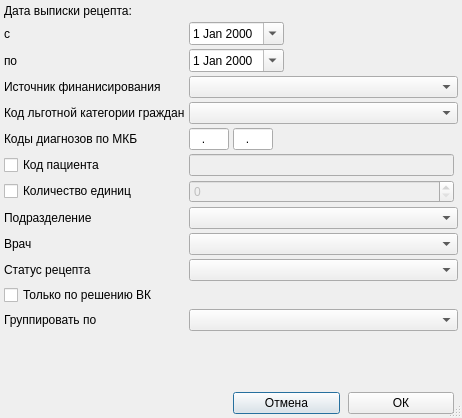
<?xml version="1.0" encoding="UTF-8"?>
<ui version="4.0">
 <class>ReportExemptionRecipesSetup</class>
 <widget class="QDialog" name="ReportExemptionRecipesSetup">
  <property name="windowModality">
   <enum>Qt::ApplicationModal</enum>
  </property>
  <property name="geometry">
   <rect>
    <x>0</x>
    <y>0</y>
    <width>462</width>
    <height>418</height>
   </rect>
  </property>
  <property name="sizePolicy">
   <sizepolicy hsizetype="Preferred" vsizetype="Maximum">
    <horstretch>0</horstretch>
    <verstretch>0</verstretch>
   </sizepolicy>
  </property>
  <property name="windowTitle">
   <string>параметры отчёта</string>
  </property>
  <property name="sizeGripEnabled">
   <bool>true</bool>
  </property>
  <property name="modal">
   <bool>true</bool>
  </property>
  <layout class="QGridLayout" name="gridLayout">
   <property name="margin">
    <number>4</number>
   </property>
   <property name="spacing">
    <number>4</number>
   </property>
   <item row="13" column="0">
    <widget class="QLabel" name="lblRecipeStatus">
     <property name="text">
      <string>Статус рецепта</string>
     </property>
    </widget>
   </item>
   <item row="7" column="2">
    <widget class="CICDCodeEdit" name="edtMKBTo">
     <property name="enabled">
      <bool>true</bool>
     </property>
     <property name="sizePolicy">
      <sizepolicy hsizetype="Fixed" vsizetype="Fixed">
       <horstretch>0</horstretch>
       <verstretch>0</verstretch>
      </sizepolicy>
     </property>
     <property name="maximumSize">
      <size>
       <width>40</width>
       <height>16777215</height>
      </size>
     </property>
     <property name="inputMask">
      <string>a00.00; </string>
     </property>
     <property name="text">
      <string>.</string>
     </property>
     <property name="maxLength">
      <number>6</number>
     </property>
    </widget>
   </item>
   <item row="14" column="2">
    <spacer name="horizontalSpacer_2">
     <property name="orientation">
      <enum>Qt::Horizontal</enum>
     </property>
     <property name="sizeHint" stdset="0">
      <size>
       <width>40</width>
       <height>20</height>
      </size>
     </property>
    </spacer>
   </item>
   <item row="14" column="0">
    <widget class="QCheckBox" name="chkOnlyVK">
     <property name="text">
      <string>Только по решению ВК</string>
     </property>
    </widget>
   </item>
   <item row="17" column="2">
    <widget class="QPushButton" name="btnCancel">
     <property name="text">
      <string>Отмена</string>
     </property>
    </widget>
   </item>
   <item row="7" column="1">
    <widget class="CICDCodeEdit" name="edtMKBFrom">
     <property name="enabled">
      <bool>true</bool>
     </property>
     <property name="sizePolicy">
      <sizepolicy hsizetype="Fixed" vsizetype="Fixed">
       <horstretch>0</horstretch>
       <verstretch>0</verstretch>
      </sizepolicy>
     </property>
     <property name="maximumSize">
      <size>
       <width>40</width>
       <height>16777215</height>
      </size>
     </property>
     <property name="inputMask">
      <string>a00.00; </string>
     </property>
     <property name="text">
      <string>.</string>
     </property>
     <property name="maxLength">
      <number>6</number>
     </property>
    </widget>
   </item>
   <item row="12" column="1" colspan="5">
    <widget class="CPersonComboBoxEx" name="cmbPerson"/>
   </item>
   <item row="3" column="1" colspan="2">
    <widget class="CDateEdit" name="edtEndDate">
     <property name="sizePolicy">
      <sizepolicy hsizetype="Maximum" vsizetype="Fixed">
       <horstretch>0</horstretch>
       <verstretch>0</verstretch>
      </sizepolicy>
     </property>
     <property name="calendarPopup">
      <bool>true</bool>
     </property>
    </widget>
   </item>
   <item row="15" column="1" colspan="5">
    <widget class="CGroupByExemptionRecipesComboBox" name="cmbSortBy"/>
   </item>
   <item row="17" column="4">
    <widget class="QPushButton" name="btnOk">
     <property name="text">
      <string>ОК</string>
     </property>
    </widget>
   </item>
   <item row="14" column="4">
    <spacer name="horizontalSpacer">
     <property name="orientation">
      <enum>Qt::Horizontal</enum>
     </property>
     <property name="sizeHint" stdset="0">
      <size>
       <width>40</width>
       <height>20</height>
      </size>
     </property>
    </spacer>
   </item>
   <item row="13" column="1" colspan="5">
    <widget class="CRecipeStatusComboBox" name="cmbRecipeStatus"/>
   </item>
   <item row="3" column="3" colspan="3">
    <spacer>
     <property name="orientation">
      <enum>Qt::Horizontal</enum>
     </property>
     <property name="sizeHint" stdset="0">
      <size>
       <width>61</width>
       <height>20</height>
      </size>
     </property>
    </spacer>
   </item>
   <item row="6" column="0">
    <widget class="QLabel" name="lblSocStatusType">
     <property name="text">
      <string>Код льготной категории граждан</string>
     </property>
    </widget>
   </item>
   <item row="4" column="0">
    <widget class="QLabel" name="lblFinance">
     <property name="text">
      <string>Источник финанисирования</string>
     </property>
    </widget>
   </item>
   <item row="1" column="1" colspan="2">
    <widget class="CDateEdit" name="edtBegDate">
     <property name="sizePolicy">
      <sizepolicy hsizetype="Maximum" vsizetype="Fixed">
       <horstretch>0</horstretch>
       <verstretch>0</verstretch>
      </sizepolicy>
     </property>
     <property name="calendarPopup">
      <bool>true</bool>
     </property>
    </widget>
   </item>
   <item row="7" column="0">
    <widget class="QLabel" name="lblMKB">
     <property name="text">
      <string>Коды диагнозов по МКБ</string>
     </property>
    </widget>
   </item>
   <item row="1" column="3" colspan="3">
    <spacer>
     <property name="orientation">
      <enum>Qt::Horizontal</enum>
     </property>
     <property name="sizeHint" stdset="0">
      <size>
       <width>61</width>
       <height>20</height>
      </size>
     </property>
    </spacer>
   </item>
   <item row="15" column="0">
    <widget class="QLabel" name="lblSortBy">
     <property name="text">
      <string>Группировать по</string>
     </property>
    </widget>
   </item>
   <item row="12" column="0">
    <widget class="QLabel" name="lblPerson">
     <property name="text">
      <string>Врач</string>
     </property>
    </widget>
   </item>
   <item row="11" column="1" colspan="5">
    <widget class="COrgStructureComboBox" name="cmbOrgStructure"/>
   </item>
   <item row="7" column="4">
    <spacer name="spacer">
     <property name="orientation">
      <enum>Qt::Horizontal</enum>
     </property>
     <property name="sizeHint" stdset="0">
      <size>
       <width>40</width>
       <height>20</height>
      </size>
     </property>
    </spacer>
   </item>
   <item row="16" column="0">
    <spacer name="verticalSpacer">
     <property name="orientation">
      <enum>Qt::Vertical</enum>
     </property>
     <property name="sizeHint" stdset="0">
      <size>
       <width>20</width>
       <height>40</height>
      </size>
     </property>
    </spacer>
   </item>
   <item row="1" column="0">
    <widget class="QLabel" name="lblBegDate">
     <property name="text">
      <string>с</string>
     </property>
     <property name="buddy">
      <cstring>edtBegDate</cstring>
     </property>
    </widget>
   </item>
   <item row="0" column="0" colspan="3">
    <widget class="QLabel" name="lblBegDate_2">
     <property name="text">
      <string>Дата выписки рецепта:</string>
     </property>
     <property name="buddy">
      <cstring>edtBegDate</cstring>
     </property>
    </widget>
   </item>
   <item row="4" column="1" colspan="5">
    <widget class="CRBComboBox" name="cmbFinance"/>
   </item>
   <item row="11" column="0">
    <widget class="QLabel" name="lblOrgStructure">
     <property name="text">
      <string>Подразделение</string>
     </property>
    </widget>
   </item>
   <item row="6" column="1" colspan="5">
    <widget class="CRBComboBox" name="cmbSocStatusType"/>
   </item>
   <item row="3" column="0">
    <widget class="QLabel" name="lblEndDate">
     <property name="text">
      <string>по</string>
     </property>
     <property name="buddy">
      <cstring>edtEndDate</cstring>
     </property>
    </widget>
   </item>
   <item row="9" column="1" colspan="4">
    <widget class="QLineEdit" name="edtClientId">
     <property name="enabled">
      <bool>false</bool>
     </property>
    </widget>
   </item>
   <item row="10" column="1" colspan="4">
    <widget class="QSpinBox" name="edtDrugCount">
     <property name="enabled">
      <bool>false</bool>
     </property>
     <property name="maximum">
      <number>9999</number>
     </property>
    </widget>
   </item>
   <item row="9" column="0">
    <widget class="QCheckBox" name="chkClientId">
     <property name="text">
      <string>Код пациента</string>
     </property>
    </widget>
   </item>
   <item row="10" column="0">
    <widget class="QCheckBox" name="chkDrugCount">
     <property name="text">
      <string>Количество единиц</string>
     </property>
    </widget>
   </item>
  </layout>
 </widget>
 <customwidgets>
  <customwidget>
   <class>CDateEdit</class>
   <extends>QDateEdit</extends>
   <header>library/DateEdit.h</header>
  </customwidget>
  <customwidget>
   <class>CRBComboBox</class>
   <extends>QComboBox</extends>
   <header>library/crbcombobox.h</header>
  </customwidget>
  <customwidget>
   <class>COrgStructureComboBox</class>
   <extends>QComboBox</extends>
   <header>Orgs/OrgStructComboBoxes</header>
  </customwidget>
  <customwidget>
   <class>CICDCodeEdit</class>
   <extends>QLineEdit</extends>
   <header>library/ICDCodeEdit.h</header>
  </customwidget>
  <customwidget>
   <class>CPersonComboBoxEx</class>
   <extends>QComboBox</extends>
   <header>Orgs/PersonComboBoxEx.h</header>
  </customwidget>
  <customwidget>
   <class>CGroupByExemptionRecipesComboBox</class>
   <extends>QComboBox</extends>
   <header>Reports/ComboBoxes</header>
  </customwidget>
  <customwidget>
   <class>CRecipeStatusComboBox</class>
   <extends>QComboBox</extends>
   <header>Reports/ComboBoxes</header>
  </customwidget>
 </customwidgets>
 <tabstops>
  <tabstop>edtBegDate</tabstop>
  <tabstop>edtEndDate</tabstop>
  <tabstop>cmbFinance</tabstop>
  <tabstop>cmbSocStatusType</tabstop>
  <tabstop>edtMKBFrom</tabstop>
  <tabstop>edtMKBTo</tabstop>
  <tabstop>chkClientId</tabstop>
  <tabstop>edtClientId</tabstop>
  <tabstop>chkDrugCount</tabstop>
  <tabstop>edtDrugCount</tabstop>
  <tabstop>cmbOrgStructure</tabstop>
  <tabstop>cmbPerson</tabstop>
  <tabstop>cmbRecipeStatus</tabstop>
  <tabstop>chkOnlyVK</tabstop>
  <tabstop>cmbSortBy</tabstop>
  <tabstop>btnOk</tabstop>
  <tabstop>btnCancel</tabstop>
 </tabstops>
 <resources/>
 <connections>
  <connection>
   <sender>btnCancel</sender>
   <signal>clicked()</signal>
   <receiver>ReportExemptionRecipesSetup</receiver>
   <slot>reject()</slot>
   <hints>
    <hint type="sourcelabel">
     <x>318</x>
     <y>336</y>
    </hint>
    <hint type="destinationlabel">
     <x>230</x>
     <y>176</y>
    </hint>
   </hints>
  </connection>
  <connection>
   <sender>btnOk</sender>
   <signal>clicked()</signal>
   <receiver>ReportExemptionRecipesSetup</receiver>
   <slot>accept()</slot>
   <hints>
    <hint type="sourcelabel">
     <x>411</x>
     <y>336</y>
    </hint>
    <hint type="destinationlabel">
     <x>230</x>
     <y>176</y>
    </hint>
   </hints>
  </connection>
  <connection>
   <sender>chkClientId</sender>
   <signal>toggled(bool)</signal>
   <receiver>edtClientId</receiver>
   <slot>setEnabled(bool)</slot>
   <hints>
    <hint type="sourcelabel">
     <x>110</x>
     <y>189</y>
    </hint>
    <hint type="destinationlabel">
     <x>337</x>
     <y>189</y>
    </hint>
   </hints>
  </connection>
  <connection>
   <sender>chkDrugCount</sender>
   <signal>toggled(bool)</signal>
   <receiver>edtDrugCount</receiver>
   <slot>setEnabled(bool)</slot>
   <hints>
    <hint type="sourcelabel">
     <x>110</x>
     <y>219</y>
    </hint>
    <hint type="destinationlabel">
     <x>337</x>
     <y>219</y>
    </hint>
   </hints>
  </connection>
 </connections>
</ui>
